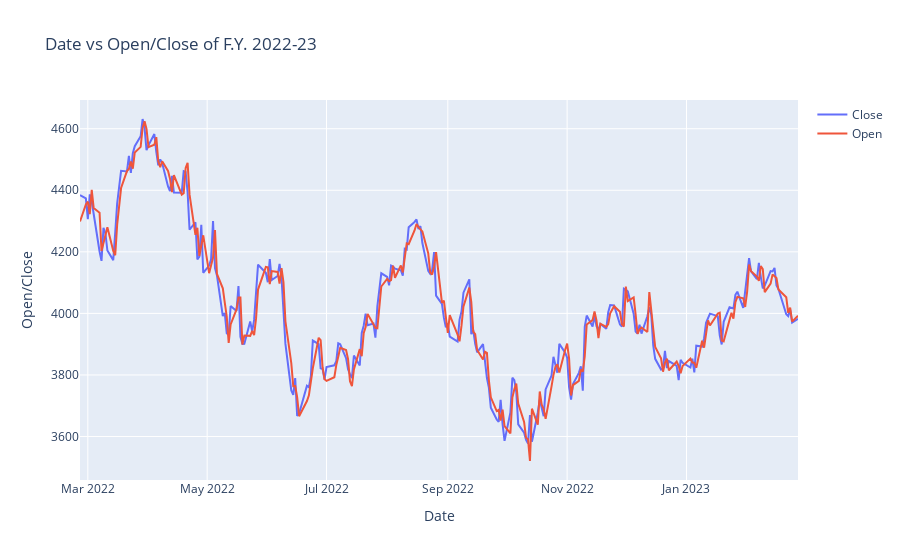

Notebook code cell kept with this figure:
### Code cell
fig = go.Figure(data=go.Scatter(x=data['Date'][:252],y=data['Close'][:252], mode='lines', name = 'Close'))
# Add Scatter plot
fig.add_scatter(x=data['Date'][:252], y=data['Open'][:252], name = 'Open')
fig.update_layout(title='Date vs Open/Close of F.Y. 2022-23',xaxis_title='Date', yaxis_title='Open/Close') 

fig.show()

### Figure 1 — Plotly figure (JSON) as saved in the notebook; plotly's stock layout.template omitted (floating-point values rounded to 4 significant figures; data arrays with more than 128 entries replaced by an {"elided": "..."} marker saying what was removed)
{"data": [{"mode": "lines", "name": "Close", "type": "scatter", "x": {"elided": "252 str values"}, "y": {"elided": "252 float values"}}, {"name": "Open", "type": "scatter", "x": {"elided": "252 str values"}, "y": {"elided": "252 float values"}}], "layout": {"title": {"text": "Date vs Open/Close of F.Y. 2022-23"}, "xaxis": {"title": {"text": "Date"}}, "yaxis": {"title": {"text": "Open/Close"}}}}
